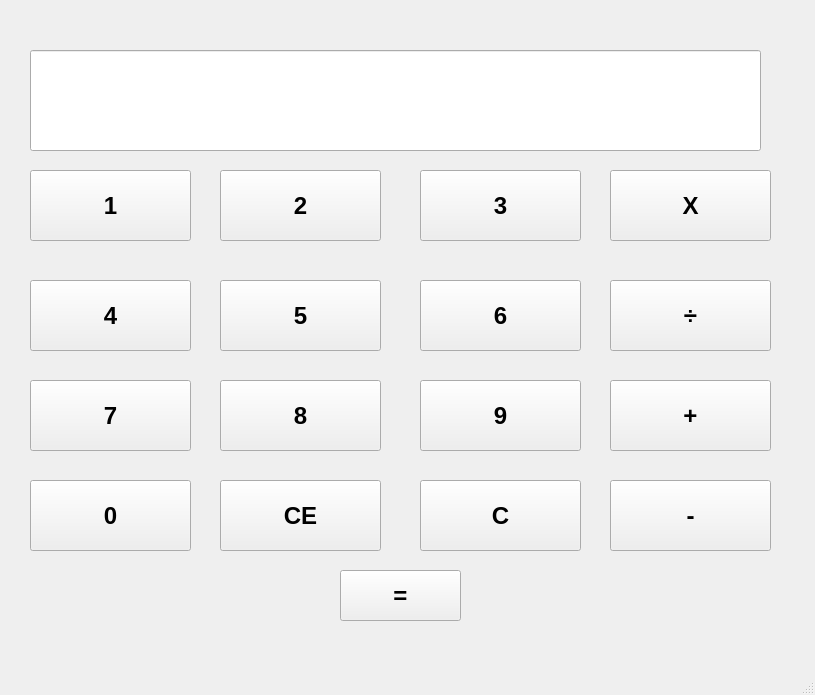
<?xml version="1.0" encoding="UTF-8"?>
<ui version="4.0">
 <class>MainWindow</class>
 <widget class="QMainWindow" name="MainWindow">
  <property name="geometry">
   <rect>
    <x>0</x>
    <y>0</y>
    <width>815</width>
    <height>695</height>
   </rect>
  </property>
  <property name="windowTitle">
   <string>MainWindow</string>
  </property>
  <widget class="QWidget" name="centralwidget">
   <widget class="QPushButton" name="btn1">
    <property name="geometry">
     <rect>
      <x>30</x>
      <y>170</y>
      <width>161</width>
      <height>71</height>
     </rect>
    </property>
    <property name="font">
     <font>
      <pointsize>18</pointsize>
      <weight>75</weight>
      <bold>true</bold>
     </font>
    </property>
    <property name="text">
     <string>1</string>
    </property>
   </widget>
   <widget class="QPushButton" name="btn2">
    <property name="geometry">
     <rect>
      <x>220</x>
      <y>170</y>
      <width>161</width>
      <height>71</height>
     </rect>
    </property>
    <property name="font">
     <font>
      <pointsize>18</pointsize>
      <weight>75</weight>
      <bold>true</bold>
     </font>
    </property>
    <property name="layoutDirection">
     <enum>Qt::RightToLeft</enum>
    </property>
    <property name="text">
     <string>2</string>
    </property>
   </widget>
   <widget class="QPushButton" name="btn3">
    <property name="geometry">
     <rect>
      <x>420</x>
      <y>170</y>
      <width>161</width>
      <height>71</height>
     </rect>
    </property>
    <property name="font">
     <font>
      <pointsize>18</pointsize>
      <weight>75</weight>
      <bold>true</bold>
     </font>
    </property>
    <property name="text">
     <string>3</string>
    </property>
   </widget>
   <widget class="QPushButton" name="btnNhan">
    <property name="geometry">
     <rect>
      <x>610</x>
      <y>170</y>
      <width>161</width>
      <height>71</height>
     </rect>
    </property>
    <property name="font">
     <font>
      <pointsize>18</pointsize>
      <weight>75</weight>
      <bold>true</bold>
     </font>
    </property>
    <property name="text">
     <string>X</string>
    </property>
   </widget>
   <widget class="QPushButton" name="btn5">
    <property name="geometry">
     <rect>
      <x>220</x>
      <y>280</y>
      <width>161</width>
      <height>71</height>
     </rect>
    </property>
    <property name="font">
     <font>
      <pointsize>18</pointsize>
      <weight>75</weight>
      <bold>true</bold>
     </font>
    </property>
    <property name="text">
     <string>5</string>
    </property>
   </widget>
   <widget class="QPushButton" name="btnChia">
    <property name="geometry">
     <rect>
      <x>610</x>
      <y>280</y>
      <width>161</width>
      <height>71</height>
     </rect>
    </property>
    <property name="font">
     <font>
      <pointsize>18</pointsize>
      <weight>75</weight>
      <bold>true</bold>
     </font>
    </property>
    <property name="text">
     <string>÷</string>
    </property>
   </widget>
   <widget class="QPushButton" name="btn4">
    <property name="geometry">
     <rect>
      <x>30</x>
      <y>280</y>
      <width>161</width>
      <height>71</height>
     </rect>
    </property>
    <property name="font">
     <font>
      <pointsize>18</pointsize>
      <weight>75</weight>
      <bold>true</bold>
     </font>
    </property>
    <property name="text">
     <string>4</string>
    </property>
   </widget>
   <widget class="QPushButton" name="btn6">
    <property name="geometry">
     <rect>
      <x>420</x>
      <y>280</y>
      <width>161</width>
      <height>71</height>
     </rect>
    </property>
    <property name="font">
     <font>
      <pointsize>18</pointsize>
      <weight>75</weight>
      <bold>true</bold>
     </font>
    </property>
    <property name="text">
     <string>6</string>
    </property>
   </widget>
   <widget class="QPushButton" name="btn9">
    <property name="geometry">
     <rect>
      <x>420</x>
      <y>380</y>
      <width>161</width>
      <height>71</height>
     </rect>
    </property>
    <property name="font">
     <font>
      <pointsize>18</pointsize>
      <weight>75</weight>
      <bold>true</bold>
     </font>
    </property>
    <property name="text">
     <string>9</string>
    </property>
   </widget>
   <widget class="QPushButton" name="btnCong">
    <property name="geometry">
     <rect>
      <x>610</x>
      <y>380</y>
      <width>161</width>
      <height>71</height>
     </rect>
    </property>
    <property name="font">
     <font>
      <pointsize>18</pointsize>
      <weight>75</weight>
      <bold>true</bold>
     </font>
    </property>
    <property name="text">
     <string>+</string>
    </property>
   </widget>
   <widget class="QPushButton" name="btn7">
    <property name="geometry">
     <rect>
      <x>30</x>
      <y>380</y>
      <width>161</width>
      <height>71</height>
     </rect>
    </property>
    <property name="font">
     <font>
      <pointsize>18</pointsize>
      <weight>75</weight>
      <bold>true</bold>
     </font>
    </property>
    <property name="text">
     <string>7</string>
    </property>
   </widget>
   <widget class="QPushButton" name="btn8">
    <property name="geometry">
     <rect>
      <x>220</x>
      <y>380</y>
      <width>161</width>
      <height>71</height>
     </rect>
    </property>
    <property name="font">
     <font>
      <pointsize>18</pointsize>
      <weight>75</weight>
      <bold>true</bold>
     </font>
    </property>
    <property name="text">
     <string>8</string>
    </property>
   </widget>
   <widget class="QPushButton" name="btnClear">
    <property name="geometry">
     <rect>
      <x>420</x>
      <y>480</y>
      <width>161</width>
      <height>71</height>
     </rect>
    </property>
    <property name="font">
     <font>
      <pointsize>18</pointsize>
      <weight>75</weight>
      <bold>true</bold>
     </font>
    </property>
    <property name="text">
     <string>C</string>
    </property>
   </widget>
   <widget class="QPushButton" name="btnTru">
    <property name="geometry">
     <rect>
      <x>610</x>
      <y>480</y>
      <width>161</width>
      <height>71</height>
     </rect>
    </property>
    <property name="font">
     <font>
      <pointsize>18</pointsize>
      <weight>75</weight>
      <bold>true</bold>
     </font>
    </property>
    <property name="text">
     <string>-</string>
    </property>
   </widget>
   <widget class="QPushButton" name="btn0">
    <property name="geometry">
     <rect>
      <x>30</x>
      <y>480</y>
      <width>161</width>
      <height>71</height>
     </rect>
    </property>
    <property name="font">
     <font>
      <pointsize>18</pointsize>
      <weight>75</weight>
      <bold>true</bold>
     </font>
    </property>
    <property name="layoutDirection">
     <enum>Qt::LeftToRight</enum>
    </property>
    <property name="text">
     <string>0</string>
    </property>
   </widget>
   <widget class="QPushButton" name="btnBackspace">
    <property name="geometry">
     <rect>
      <x>220</x>
      <y>480</y>
      <width>161</width>
      <height>71</height>
     </rect>
    </property>
    <property name="font">
     <font>
      <pointsize>18</pointsize>
      <weight>75</weight>
      <bold>true</bold>
     </font>
    </property>
    <property name="text">
     <string>CE</string>
    </property>
   </widget>
   <widget class="QLineEdit" name="lineEdit">
    <property name="geometry">
     <rect>
      <x>30</x>
      <y>50</y>
      <width>731</width>
      <height>101</height>
     </rect>
    </property>
    <property name="sizePolicy">
     <sizepolicy hsizetype="Expanding" vsizetype="Expanding">
      <horstretch>0</horstretch>
      <verstretch>0</verstretch>
     </sizepolicy>
    </property>
    <property name="font">
     <font>
      <pointsize>18</pointsize>
      <weight>75</weight>
      <bold>true</bold>
     </font>
    </property>
    <property name="contextMenuPolicy">
     <enum>Qt::DefaultContextMenu</enum>
    </property>
    <property name="layoutDirection">
     <enum>Qt::LeftToRight</enum>
    </property>
    <property name="text">
     <string/>
    </property>
    <property name="frame">
     <bool>true</bool>
    </property>
    <property name="alignment">
     <set>Qt::AlignRight|Qt::AlignTrailing|Qt::AlignVCenter</set>
    </property>
   </widget>
   <widget class="QPushButton" name="btnBang">
    <property name="geometry">
     <rect>
      <x>340</x>
      <y>570</y>
      <width>121</width>
      <height>51</height>
     </rect>
    </property>
    <property name="font">
     <font>
      <pointsize>18</pointsize>
      <weight>75</weight>
      <bold>true</bold>
     </font>
    </property>
    <property name="text">
     <string>=</string>
    </property>
   </widget>
   <widget class="QLabel" name="smallDisplay">
    <property name="geometry">
     <rect>
      <x>50</x>
      <y>10</y>
      <width>691</width>
      <height>31</height>
     </rect>
    </property>
    <property name="font">
     <font>
      <pointsize>12</pointsize>
     </font>
    </property>
    <property name="styleSheet">
     <string notr="true">QLabel { background-color : 
transparent; color : red; }</string>
    </property>
    <property name="text">
     <string/>
    </property>
    <property name="alignment">
     <set>Qt::AlignRight|Qt::AlignTrailing|Qt::AlignVCenter</set>
    </property>
   </widget>
  </widget>
  <widget class="QMenuBar" name="menubar">
   <property name="geometry">
    <rect>
     <x>0</x>
     <y>0</y>
     <width>815</width>
     <height>26</height>
    </rect>
   </property>
  </widget>
  <widget class="QStatusBar" name="statusbar"/>
 </widget>
 <resources/>
 <connections/>
</ui>
